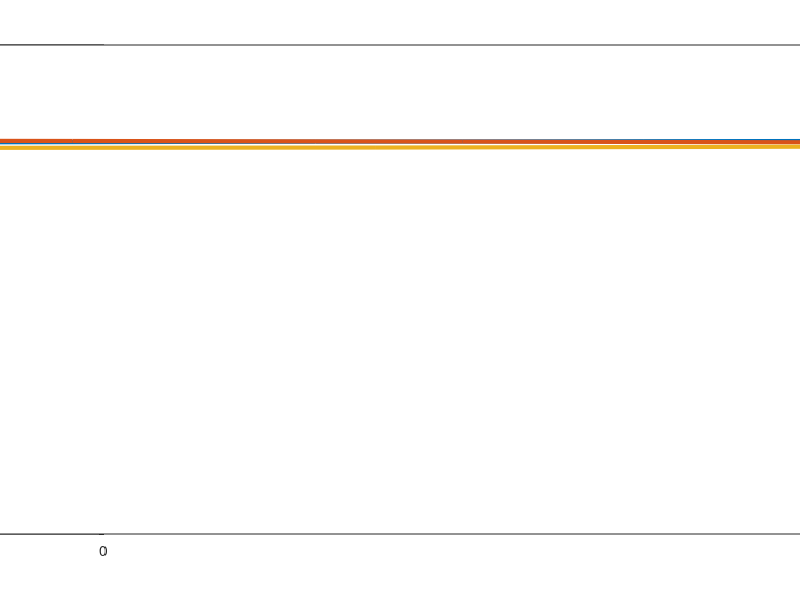

Write the MATLAB code that produced this figure. (Note: this script raises an error after producing the figure.)
function Saddle_point_ODE(varargin)
% (c) Thomas E. Woolley, 2017.

clc
close all
fs=15;
u0=.25*[-1 -1 1 1];
v0=.25*[-1 1 -1 1];
tspan = [0 10]; % Length of time the equation is solved for.
figure('position',[0 0 2/3 1/3])
for i=1:length(u0)
[t,u] = ode23(@ODE, tspan, [u0(i);v0(i)]); % Matlab ODE solver.
subplot(1,3,3)
plot(u(:,1),u(:,2),'linewidth',3) % Plot solution.
hold on
subplot(1,3,1)
plot(t,u(:,1),'linewidth',3) % Plot solution.
hold on
subplot(1,3,2)
plot(t,u(:,2),'linewidth',3) % Plot solution.
hold on

end
% L=legend('$u_0=0$','$u_0=0.01$','$u_0=0.2$','$u_0=0.9$','$u_0=1$','$u_0=2$','location','ne')
% set(L,'Interpreter','latex')
subplot(1,3,3)
axis equal
axis([-1 1 -1 1])
xlabel('$u$','Interpreter','latex')
ylabel('$v$','Interpreter','latex')
set(0,'DefaultFigureColor',[1 1 1])
set(gca,'fontsize',fs)

subplot(1,3,1)
xlabel('$t$','Interpreter','latex')
ylabel('$u$','Interpreter','latex')
set(0,'DefaultFigureColor',[1 1 1])
set(gca,'fontsize',fs)
axis([0 5 -1 1])

subplot(1,3,2)
xlabel('$t$','Interpreter','latex')
ylabel('$v$','Interpreter','latex')
set(0,'DefaultFigureColor',[1 1 1])
set(gca,'fontsize',fs)
axis([0 5 -1 1])


export_fig '../Pictures/Centre.png' -m3



function dydt = ODE(t,u)
% ODE equation to solve.
dydt = [-u(2)-u(1)^2;
       u(1)+u(2)^2]; 